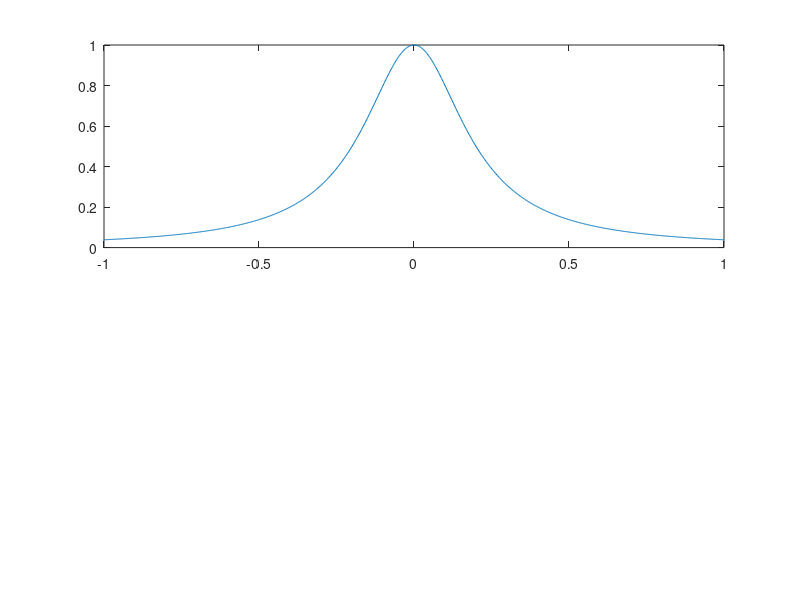

MATLAB code for this plot: (Note: this script raises an error after producing the figure.)
function [V, original_Runge, original_sine, interpolated_Runge, interpolated_sine] = zadanie1()
    % Rozmiar tablic komórkowych (cell arrays) V, interpolated_Runge, interpolated_sine: [1,4].
    % V{i} zawiera macierz Vandermonde wyznaczoną dla liczby węzłów interpolacji równej N(i)
    N = 4:4:16;
    x_fine = linspace(-1, 1, 1000);
    original_Runge = 1 ./ (1 + 25 * (x_fine .^ 2));
    original_sine = sin(2 * pi * x_fine);
    
    % Inicjalizacja tablic komórkowych
    V = cell(1, length(N));
    interpolated_Runge = cell(1, length(N));
    interpolated_sine = cell(1, length(N));
    
    subplot(2, 1, 1);
    plot(x_fine, original_Runge, 'DisplayName', 'Original Runge');
    hold on;
   
    for i = 1:length(N)
        V{i} = vandermonde_matrix(N(i)); % macierz Vandermonde
        
        
        x_coarse = linspace(-1, 1, N(i));
        
        runge_values = 1 ./ (1 + 25 * (x_coarse .^ 2));
        
        c_runge = V{i} \ runge_values';
        
        
        interpolated_Runge{i} = polyval(flipud(c_runge), x_fine);
        plot(x_fine, interpolated_Runge{i}, 'DisplayName', ['Interpolated Runge N=' num2str(N(i))]);
    end
    
    hold off;
    legend;
    title('Runge function');
    xlabel('x');
    ylabel('y');
    
    subplot(2, 1, 2);
    plot(x_fine, original_sine, 'DisplayName', 'Original Sine');
    hold on;
    
    for i = 1:length(N)
        sine_values = sin(2 * pi * linspace(-1, 1, N(i)));
        
        
        c_sine = V{i} \ sine_values';
        
        
        interpolated_sine{i} = polyval(flipud(c_sine), x_fine);
        plot(x_fine, interpolated_sine{i}, 'DisplayName', ['Interpolated Sine N=' num2str(N(i))]);
    end
    
    hold off;
    legend;
    title('Sine function');
    xlabel('x');
    ylabel('y');
    saveas(gcf, 'zadanie1.png');
end


